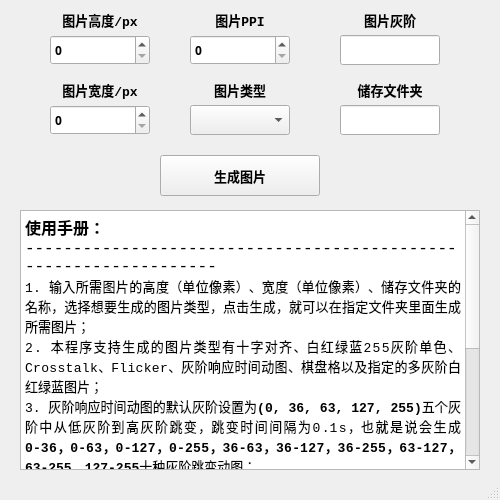
<?xml version="1.0" encoding="UTF-8"?>
<ui version="4.0">
 <author>Simon Meng</author>
 <class>MainWindow</class>
 <widget class="QMainWindow" name="MainWindow">
  <property name="enabled">
   <bool>true</bool>
  </property>
  <property name="geometry">
   <rect>
    <x>0</x>
    <y>0</y>
    <width>500</width>
    <height>500</height>
   </rect>
  </property>
  <property name="sizePolicy">
   <sizepolicy hsizetype="Preferred" vsizetype="Preferred">
    <horstretch>0</horstretch>
    <verstretch>0</verstretch>
   </sizepolicy>
  </property>
  <property name="minimumSize">
   <size>
    <width>500</width>
    <height>500</height>
   </size>
  </property>
  <property name="maximumSize">
   <size>
    <width>500</width>
    <height>500</height>
   </size>
  </property>
  <property name="font">
   <font>
    <family>Heiti SC</family>
    <weight>75</weight>
    <bold>true</bold>
   </font>
  </property>
  <property name="cursor">
   <cursorShape>ArrowCursor</cursorShape>
  </property>
  <property name="windowTitle">
   <string>Timg</string>
  </property>
  <property name="windowIcon">
   <iconset>
    <normaloff>icon-1-1024x1024.png</normaloff>icon-1-1024x1024.png</iconset>
  </property>
  <widget class="QWidget" name="centralwidget">
   <widget class="QPushButton" name="pushButton">
    <property name="geometry">
     <rect>
      <x>160</x>
      <y>155</y>
      <width>160</width>
      <height>41</height>
     </rect>
    </property>
    <property name="sizePolicy">
     <sizepolicy hsizetype="Fixed" vsizetype="Fixed">
      <horstretch>0</horstretch>
      <verstretch>0</verstretch>
     </sizepolicy>
    </property>
    <property name="font">
     <font>
      <family>Courier New</family>
      <pointsize>10</pointsize>
      <weight>75</weight>
      <bold>true</bold>
     </font>
    </property>
    <property name="cursor">
     <cursorShape>OpenHandCursor</cursorShape>
    </property>
    <property name="text">
     <string>生成图片</string>
    </property>
    <property name="icon">
     <iconset>
      <normaloff>spider-512.png</normaloff>spider-512.png</iconset>
    </property>
   </widget>
   <widget class="QSpinBox" name="spinBox_2">
    <property name="geometry">
     <rect>
      <x>50</x>
      <y>105</y>
      <width>100</width>
      <height>30</height>
     </rect>
    </property>
    <property name="sizePolicy">
     <sizepolicy hsizetype="Fixed" vsizetype="Fixed">
      <horstretch>0</horstretch>
      <verstretch>0</verstretch>
     </sizepolicy>
    </property>
    <property name="cursor">
     <cursorShape>PointingHandCursor</cursorShape>
    </property>
    <property name="maximum">
     <number>10000</number>
    </property>
   </widget>
   <widget class="QLabel" name="label_5">
    <property name="geometry">
     <rect>
      <x>190</x>
      <y>10</y>
      <width>100</width>
      <height>20</height>
     </rect>
    </property>
    <property name="sizePolicy">
     <sizepolicy hsizetype="Fixed" vsizetype="Fixed">
      <horstretch>0</horstretch>
      <verstretch>0</verstretch>
     </sizepolicy>
    </property>
    <property name="font">
     <font>
      <family>Courier New</family>
      <pointsize>10</pointsize>
      <weight>75</weight>
      <bold>true</bold>
     </font>
    </property>
    <property name="text">
     <string>图片PPI</string>
    </property>
    <property name="alignment">
     <set>Qt::AlignCenter</set>
    </property>
   </widget>
   <widget class="QLabel" name="label">
    <property name="geometry">
     <rect>
      <x>190</x>
      <y>80</y>
      <width>100</width>
      <height>20</height>
     </rect>
    </property>
    <property name="sizePolicy">
     <sizepolicy hsizetype="Fixed" vsizetype="Fixed">
      <horstretch>0</horstretch>
      <verstretch>0</verstretch>
     </sizepolicy>
    </property>
    <property name="font">
     <font>
      <family>Courier New</family>
      <pointsize>10</pointsize>
      <weight>75</weight>
      <bold>true</bold>
     </font>
    </property>
    <property name="text">
     <string>图片类型</string>
    </property>
    <property name="alignment">
     <set>Qt::AlignCenter</set>
    </property>
   </widget>
   <widget class="QLineEdit" name="lineEdit_3">
    <property name="geometry">
     <rect>
      <x>340</x>
      <y>35</y>
      <width>100</width>
      <height>30</height>
     </rect>
    </property>
    <property name="sizePolicy">
     <sizepolicy hsizetype="Fixed" vsizetype="Fixed">
      <horstretch>0</horstretch>
      <verstretch>0</verstretch>
     </sizepolicy>
    </property>
   </widget>
   <widget class="QLabel" name="label_2">
    <property name="geometry">
     <rect>
      <x>50</x>
      <y>10</y>
      <width>100</width>
      <height>20</height>
     </rect>
    </property>
    <property name="sizePolicy">
     <sizepolicy hsizetype="Fixed" vsizetype="Fixed">
      <horstretch>0</horstretch>
      <verstretch>0</verstretch>
     </sizepolicy>
    </property>
    <property name="font">
     <font>
      <family>Courier New</family>
      <pointsize>10</pointsize>
      <weight>75</weight>
      <bold>true</bold>
     </font>
    </property>
    <property name="text">
     <string>图片高度/px</string>
    </property>
    <property name="alignment">
     <set>Qt::AlignCenter</set>
    </property>
   </widget>
   <widget class="QLineEdit" name="lineEdit_5">
    <property name="geometry">
     <rect>
      <x>340</x>
      <y>105</y>
      <width>100</width>
      <height>30</height>
     </rect>
    </property>
    <property name="sizePolicy">
     <sizepolicy hsizetype="Fixed" vsizetype="Fixed">
      <horstretch>0</horstretch>
      <verstretch>0</verstretch>
     </sizepolicy>
    </property>
    <property name="alignment">
     <set>Qt::AlignLeading|Qt::AlignLeft|Qt::AlignVCenter</set>
    </property>
   </widget>
   <widget class="QComboBox" name="comboBox">
    <property name="geometry">
     <rect>
      <x>190</x>
      <y>105</y>
      <width>100</width>
      <height>30</height>
     </rect>
    </property>
    <property name="sizePolicy">
     <sizepolicy hsizetype="Preferred" vsizetype="Fixed">
      <horstretch>0</horstretch>
      <verstretch>0</verstretch>
     </sizepolicy>
    </property>
    <property name="cursor">
     <cursorShape>PointingHandCursor</cursorShape>
    </property>
    <item>
     <property name="text">
      <string/>
     </property>
    </item>
    <item>
     <property name="text">
      <string>十字对齐</string>
     </property>
    </item>
    <item>
     <property name="text">
      <string>WRGB纯色</string>
     </property>
    </item>
    <item>
     <property name="text">
      <string>Crosstalk</string>
     </property>
    </item>
    <item>
     <property name="text">
      <string>Flicker</string>
     </property>
    </item>
    <item>
     <property name="text">
      <string>响应时间</string>
     </property>
    </item>
    <item>
     <property name="text">
      <string>棋盘格</string>
     </property>
    </item>
    <item>
     <property name="text">
      <string>多灰阶图片</string>
     </property>
    </item>
   </widget>
   <widget class="QSpinBox" name="spinBox_3">
    <property name="enabled">
     <bool>true</bool>
    </property>
    <property name="geometry">
     <rect>
      <x>50</x>
      <y>35</y>
      <width>100</width>
      <height>30</height>
     </rect>
    </property>
    <property name="sizePolicy">
     <sizepolicy hsizetype="Fixed" vsizetype="Fixed">
      <horstretch>0</horstretch>
      <verstretch>0</verstretch>
     </sizepolicy>
    </property>
    <property name="cursor">
     <cursorShape>PointingHandCursor</cursorShape>
    </property>
    <property name="maximum">
     <number>10000</number>
    </property>
   </widget>
   <widget class="QLabel" name="label_4">
    <property name="geometry">
     <rect>
      <x>340</x>
      <y>10</y>
      <width>100</width>
      <height>20</height>
     </rect>
    </property>
    <property name="font">
     <font>
      <family>Courier New</family>
      <pointsize>10</pointsize>
      <weight>75</weight>
      <bold>true</bold>
     </font>
    </property>
    <property name="text">
     <string>图片灰阶</string>
    </property>
    <property name="alignment">
     <set>Qt::AlignCenter</set>
    </property>
   </widget>
   <widget class="QLabel" name="label_6">
    <property name="geometry">
     <rect>
      <x>340</x>
      <y>80</y>
      <width>100</width>
      <height>20</height>
     </rect>
    </property>
    <property name="sizePolicy">
     <sizepolicy hsizetype="Fixed" vsizetype="Fixed">
      <horstretch>0</horstretch>
      <verstretch>0</verstretch>
     </sizepolicy>
    </property>
    <property name="font">
     <font>
      <family>Courier New</family>
      <pointsize>10</pointsize>
      <weight>75</weight>
      <bold>true</bold>
     </font>
    </property>
    <property name="text">
     <string>储存文件夹</string>
    </property>
    <property name="alignment">
     <set>Qt::AlignCenter</set>
    </property>
   </widget>
   <widget class="QSpinBox" name="spinBox">
    <property name="geometry">
     <rect>
      <x>190</x>
      <y>35</y>
      <width>100</width>
      <height>30</height>
     </rect>
    </property>
    <property name="sizePolicy">
     <sizepolicy hsizetype="Fixed" vsizetype="Fixed">
      <horstretch>0</horstretch>
      <verstretch>0</verstretch>
     </sizepolicy>
    </property>
    <property name="cursor">
     <cursorShape>PointingHandCursor</cursorShape>
    </property>
    <property name="maximum">
     <number>1000</number>
    </property>
   </widget>
   <widget class="QLabel" name="label_3">
    <property name="geometry">
     <rect>
      <x>50</x>
      <y>80</y>
      <width>100</width>
      <height>20</height>
     </rect>
    </property>
    <property name="sizePolicy">
     <sizepolicy hsizetype="Fixed" vsizetype="Fixed">
      <horstretch>0</horstretch>
      <verstretch>0</verstretch>
     </sizepolicy>
    </property>
    <property name="font">
     <font>
      <family>Courier New</family>
      <pointsize>10</pointsize>
      <weight>75</weight>
      <bold>true</bold>
     </font>
    </property>
    <property name="text">
     <string>图片宽度/px</string>
    </property>
    <property name="alignment">
     <set>Qt::AlignCenter</set>
    </property>
   </widget>
   <widget class="QTextBrowser" name="textBrowser">
    <property name="geometry">
     <rect>
      <x>20</x>
      <y>210</y>
      <width>460</width>
      <height>260</height>
     </rect>
    </property>
    <property name="font">
     <font>
      <family>Courier New</family>
      <weight>75</weight>
      <bold>true</bold>
     </font>
    </property>
    <property name="html">
     <string>&lt;!DOCTYPE HTML PUBLIC &quot;-//W3C//DTD HTML 4.0//EN&quot; &quot;http://www.w3.org/TR/REC-html40/strict.dtd&quot;&gt;
&lt;html&gt;&lt;head&gt;&lt;meta name=&quot;qrichtext&quot; content=&quot;1&quot; /&gt;&lt;style type=&quot;text/css&quot;&gt;
p, li { white-space: pre-wrap; }
&lt;/style&gt;&lt;/head&gt;&lt;body style=&quot; font-family:'Courier New','Heiti SC'; font-size:9pt; font-weight:600; font-style:normal;&quot;&gt;
&lt;p align=&quot;justify&quot; style=&quot; margin-top:0px; margin-bottom:0px; margin-left:0px; margin-right:0px; -qt-block-indent:0; text-indent:0px;&quot;&gt;&lt;span style=&quot; font-family:'.AppleSystemUIFont'; font-size:12pt;&quot;&gt;使用手册：&lt;/span&gt;&lt;/p&gt;
&lt;p align=&quot;justify&quot; style=&quot; margin-top:0px; margin-bottom:0px; margin-left:0px; margin-right:0px; -qt-block-indent:0; text-indent:0px;&quot;&gt;&lt;span style=&quot; font-family:'.AppleSystemUIFont'; font-size:12pt; font-weight:400;&quot;&gt;-----------------------------------------------------------------&lt;/span&gt;&lt;/p&gt;
&lt;p align=&quot;justify&quot; style=&quot; margin-top:0px; margin-bottom:0px; margin-left:0px; margin-right:0px; -qt-block-indent:0; text-indent:0px;&quot;&gt;&lt;span style=&quot; font-family:'.AppleSystemUIFont'; font-size:10pt; font-weight:400;&quot;&gt;1. 输入所需图片的高度（单位像素）、宽度（单位像素）、储存文件夹的名称，选择想要生成的图片类型，点击生成，就可以在指定文件夹里面生成所需图片；&lt;/span&gt;&lt;/p&gt;
&lt;p align=&quot;justify&quot; style=&quot; margin-top:0px; margin-bottom:0px; margin-left:0px; margin-right:0px; -qt-block-indent:0; text-indent:0px;&quot;&gt;&lt;span style=&quot; font-family:'.AppleSystemUIFont'; font-size:10pt; font-weight:400;&quot;&gt;2. 本程序支持生成的图片类型有十字对齐、白红绿蓝255灰阶单色、Crosstalk、Flicker、灰阶响应时间动图、棋盘格以及指定的多灰阶白红绿蓝图片；&lt;/span&gt;&lt;/p&gt;
&lt;p align=&quot;justify&quot; style=&quot; margin-top:0px; margin-bottom:0px; margin-left:0px; margin-right:0px; -qt-block-indent:0; text-indent:0px;&quot;&gt;&lt;span style=&quot; font-family:'.AppleSystemUIFont'; font-size:10pt; font-weight:400;&quot;&gt;3. 灰阶响应时间动图的默认灰阶设置为&lt;/span&gt;&lt;span style=&quot; font-family:'.AppleSystemUIFont'; font-size:10pt;&quot;&gt;(0, 36, 63, 127, 255)&lt;/span&gt;&lt;span style=&quot; font-family:'.AppleSystemUIFont'; font-size:10pt; font-weight:400;&quot;&gt;五个灰阶中从低灰阶到高灰阶跳变，跳变时间间隔为0.1s，也就是说会生成&lt;/span&gt;&lt;span style=&quot; font-family:'.AppleSystemUIFont'; font-size:10pt;&quot;&gt;0-36，0-63，0-127，0-255，36-63，36-127，36-255，63-127，63-255，127-255&lt;/span&gt;&lt;span style=&quot; font-family:'.AppleSystemUIFont'; font-size:10pt; font-weight:400;&quot;&gt;十种灰阶跳变动图；&lt;/span&gt;&lt;/p&gt;
&lt;p align=&quot;justify&quot; style=&quot; margin-top:0px; margin-bottom:0px; margin-left:0px; margin-right:0px; -qt-block-indent:0; text-indent:0px;&quot;&gt;&lt;span style=&quot; font-family:'.AppleSystemUIFont'; font-size:10pt; font-weight:400;&quot;&gt;4. 黑白棋盘格中子格子的长宽比例为图片宽高比乘以&lt;/span&gt;&lt;span style=&quot; font-family:'.AppleSystemUIFont'; font-size:10pt;&quot;&gt;16/9&lt;/span&gt;&lt;span style=&quot; font-family:'.AppleSystemUIFont'; font-size:10pt; font-weight:400;&quot;&gt;；&lt;/span&gt;&lt;/p&gt;
&lt;p align=&quot;justify&quot; style=&quot; margin-top:0px; margin-bottom:0px; margin-left:0px; margin-right:0px; -qt-block-indent:0; text-indent:0px;&quot;&gt;&lt;span style=&quot; font-family:'.AppleSystemUIFont'; font-size:10pt; font-weight:400;&quot;&gt;5. 图片生成类型选择为crosstalk时，图片PPI的默认值为&lt;/span&gt;&lt;span style=&quot; font-family:'.AppleSystemUIFont'; font-size:10pt;&quot;&gt;401ppi&lt;/span&gt;&lt;span style=&quot; font-family:'.AppleSystemUIFont'; font-size:10pt; font-weight:400;&quot;&gt;，一般来说在生成crosstalk图片时需要在图片PPI那一栏指定ppi；&lt;/span&gt;&lt;/p&gt;
&lt;p align=&quot;justify&quot; style=&quot; margin-top:0px; margin-bottom:0px; margin-left:0px; margin-right:0px; -qt-block-indent:0; text-indent:0px;&quot;&gt;&lt;span style=&quot; font-family:'.AppleSystemUIFont'; font-size:10pt; font-weight:400;&quot;&gt;6. 多灰阶白红绿蓝图片的灰阶定义默认值为&lt;/span&gt;&lt;span style=&quot; font-family:'.AppleSystemUIFont'; font-size:10pt;&quot;&gt;(0, 128, 255)&lt;/span&gt;&lt;span style=&quot; font-family:'.AppleSystemUIFont'; font-size:10pt; font-weight:400;&quot;&gt;，若需要自定义更多的灰阶，在图片灰阶中输入数字(0-255)数字即可，多个灰阶值之间用英文逗号隔开；&lt;/span&gt;&lt;/p&gt;
&lt;p align=&quot;justify&quot; style=&quot; margin-top:0px; margin-bottom:0px; margin-left:0px; margin-right:0px; -qt-block-indent:0; text-indent:0px;&quot;&gt;&lt;span style=&quot; font-family:'.AppleSystemUIFont'; font-size:10pt; font-weight:400;&quot;&gt;7. 图片高度、宽度不指定，则默认值分别为&lt;/span&gt;&lt;span style=&quot; font-family:'.AppleSystemUIFont'; font-size:10pt;&quot;&gt;1920px/1080px&lt;/span&gt;&lt;span style=&quot; font-family:'.AppleSystemUIFont'; font-size:10pt; font-weight:400;&quot;&gt;；图片类型不指定，则默认为&lt;/span&gt;&lt;span style=&quot; font-family:'.AppleSystemUIFont'; font-size:10pt;&quot;&gt;WRGB纯色&lt;/span&gt;&lt;span style=&quot; font-family:'.AppleSystemUIFont'; font-size:10pt; font-weight:400;&quot;&gt;类型；储存文件夹名若不指定，则默认为&lt;/span&gt;&lt;span style=&quot; font-family:'.AppleSystemUIFont'; font-size:10pt;&quot;&gt;img&lt;/span&gt;&lt;span style=&quot; font-family:'.AppleSystemUIFont'; font-size:10pt; font-weight:400;&quot;&gt;；&lt;/span&gt;&lt;/p&gt;
&lt;p align=&quot;justify&quot; style=&quot; margin-top:0px; margin-bottom:0px; margin-left:0px; margin-right:0px; -qt-block-indent:0; text-indent:0px;&quot;&gt;&lt;span style=&quot; font-family:'.AppleSystemUIFont'; font-size:10pt; font-weight:400;&quot;&gt;-----------------------------------------------------------------&lt;/span&gt;&lt;/p&gt;
&lt;p align=&quot;justify&quot; style=&quot; margin-top:0px; margin-bottom:0px; margin-left:0px; margin-right:0px; -qt-block-indent:0; text-indent:0px;&quot;&gt;&lt;span style=&quot; font-family:'.AppleSystemUIFont'; font-size:10pt;&quot;&gt;项目地址：&lt;/span&gt;&lt;a href=&quot;https://github.com/FunsomMars/Timg&quot;&gt;&lt;span style=&quot; font-family:'.AppleSystemUIFont'; font-size:10pt; font-weight:400; text-decoration: underline; color:#0000ff;&quot;&gt;https://github.com/FunsomMars/Timg&lt;/span&gt;&lt;/a&gt;&lt;/p&gt;&lt;/body&gt;&lt;/html&gt;</string>
    </property>
   </widget>
  </widget>
  <widget class="QStatusBar" name="statusbar"/>
 </widget>
 <resources/>
 <connections/>
</ui>
